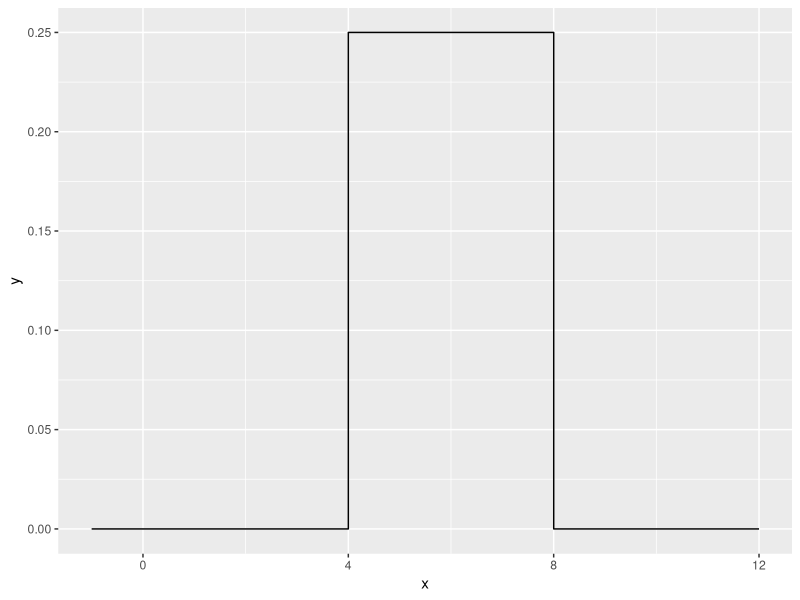
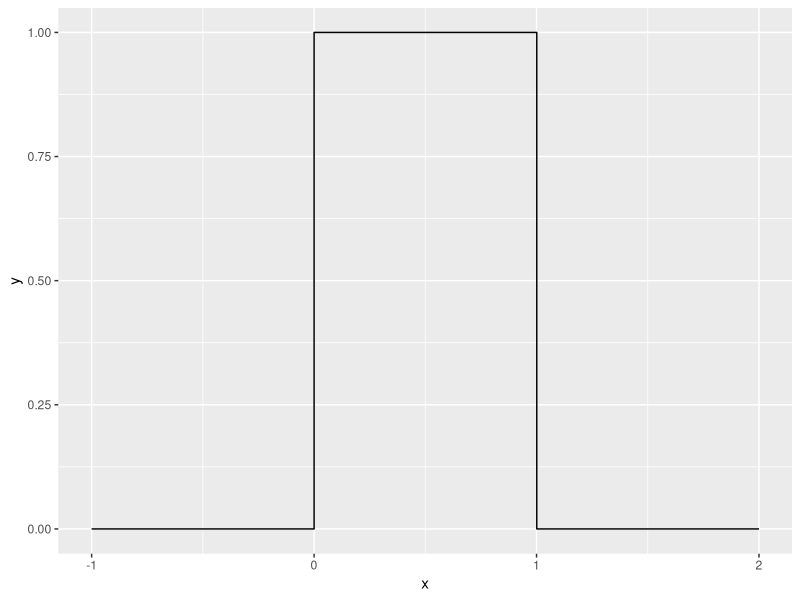

Write R code to recreate these figures, in order.
## ---- chunk 1
library("tidyverse")
## ---- chunk 2
# defines a function that prints out the value of b * a!
prob1a.fun <- function(a,b){
  return(b*factorial(a))
}
## ---- chunk 3
# tests prob1a with integers
prob1a.fun(5,4)

# The result is 480, which is the correct answer
## ---- chunk 4
# defines a function called prob1c.fun with two outcomes
prob1c.fun <- function(a,b){
  return(ifelse(a>b, b*factorial(a),b-a))
  # returns b*a! if a>b or b-a if b>=a
}
## ---- chunk 5
# tests prob1c.fun's two possible outcomes
prob1c.fun(5,4) # a > b

prob1c.fun(4,5) # b >= a

# the results are 480 for the first test and 1 for the second test
# both of the results are correct
## ---- chunk 6
# defines duniform function for arbitrary values of x
duniform.fun <- function(x,a,b){
  if(x<a | b<x){return(0)}  # returns 0 if x<a or b<x
  else {return(1/(b-a))}    # returns 1/(b-a) if a<=x<=b
}

# tests duniform function for x<a
  # returns 0 since 1<2 (x<a)
duniform.fun(1,2,3)

# tests duniform function for a<=x<=b
  # returns 1/(3-1) since 1<=2<=3 (a<=x<=b)
duniform.fun(2,1,3)

# tests duniform function for b<x
  # returns 0 since 2<4 (b<x)
duniform.fun(4,3,2)
## ---- chunk 7
# creates a vector of values for x
x <- 1:10

# defines duniform function for a vector x of values
duniform <- function(x,a,b){
  vec <- c()
  for(i in length(x)){
    val = ifelse(x<a | b<x,0,1/(b-a))
  vec <- append(vec, val)}
  return(vec)
}
## ---- chunk 8
# the following code creates a graph of the density function
        data.frame( x=seq(-1, 12, by=.001) ) %>%
          mutate( y = duniform(x, 4, 8) ) %>%
          ggplot( aes(x=x, y=y) ) +
          geom_step()
## ---- chunk 9
# install microbenchmark package: install.packages("microbenchmark")

# saves the microbenchmark of duniform as m to recall the mean later
m <- summary(microbenchmark::microbenchmark( duniform(
  seq(-4,12,by=.0001), 4, 8), times=100))
## ---- chunk 10
# defines a new duniform function for a vector x of values
duniform2 <- function(x,a,b){
  vec <- c()
  val = ifelse(x<a | b<x, 0, 1/(b-a))
  vec <- append(vec, val)
  return(vec)
}

# saves the microbenchmark on duniform2 as m2 to print out the mean
m2 <- summary(microbenchmark::microbenchmark( duniform2(
  seq(-4,12,by=.0001), 4, 8), times=100))


print(m$mean) # prints out the mean for the first duniform function
print(m2$mean) # prints out the mean for the second duniform function

# the new duniform function was easier to write,
#   but it was slower overall as seen from the outputs below

## ---- chunk 11
# defines duniform with default values a=0 and b=1
duniform <- function(x,a=0,b=1){
  vec <- c()
  val = ifelse(x<a | b<x, 0, 1/(b-a))
  vec <- append(vec, val)
  return(vec)
}
## ---- chunk 12
# displays duniform's density function plot to show the arbitrary values work
        data.frame( x=seq(-1, 2, by=.001) ) %>%
          mutate( y = duniform(x) ) %>%
          ggplot( aes(x=x, y=y) ) +
          geom_step()
## ---- chunk 13
# creates the FizzBuzz function with one numerical input
FizzBuzz <- function(n){
  vect <- c(1:n)
  for(i in vect){
    if(i%%3==0 & i%%5==0){vect[i]="Fizz Buzz"}
    else if(i%%3==0){vect[i]="Fizz"}
    else if(i%%5==0){vect[i]="Buzz"}
  }
  return(vect)
}

## ---- chunk 14
# tests the FizzBuzz function where n=50
FizzBuzz(50)  

# the function did work:
    #"Fizz" replaced the numbers divisible by 3
    #"Buzz" replaced the numbers divisible by 5
    #"Fizz Buzz" replaced the numbers divisible by both 3 and 5

